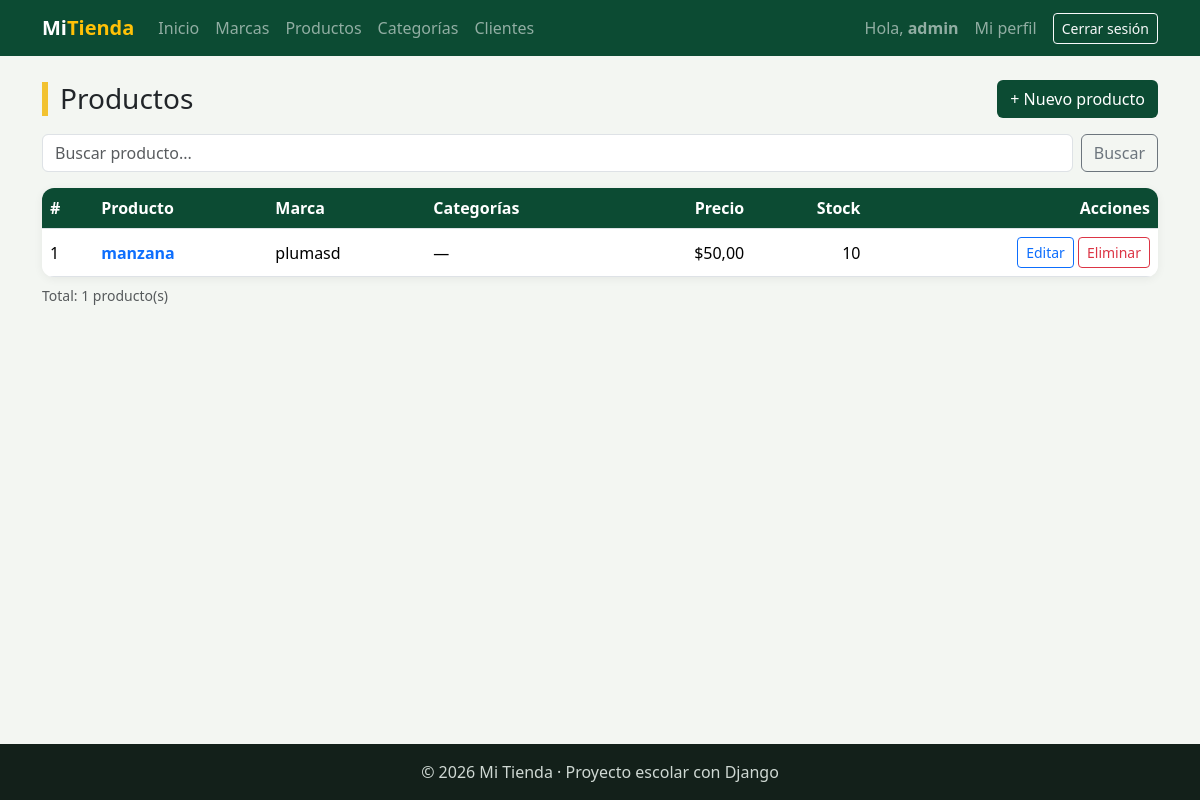
The app's page /facturacion/productos/ (signed in), older data.
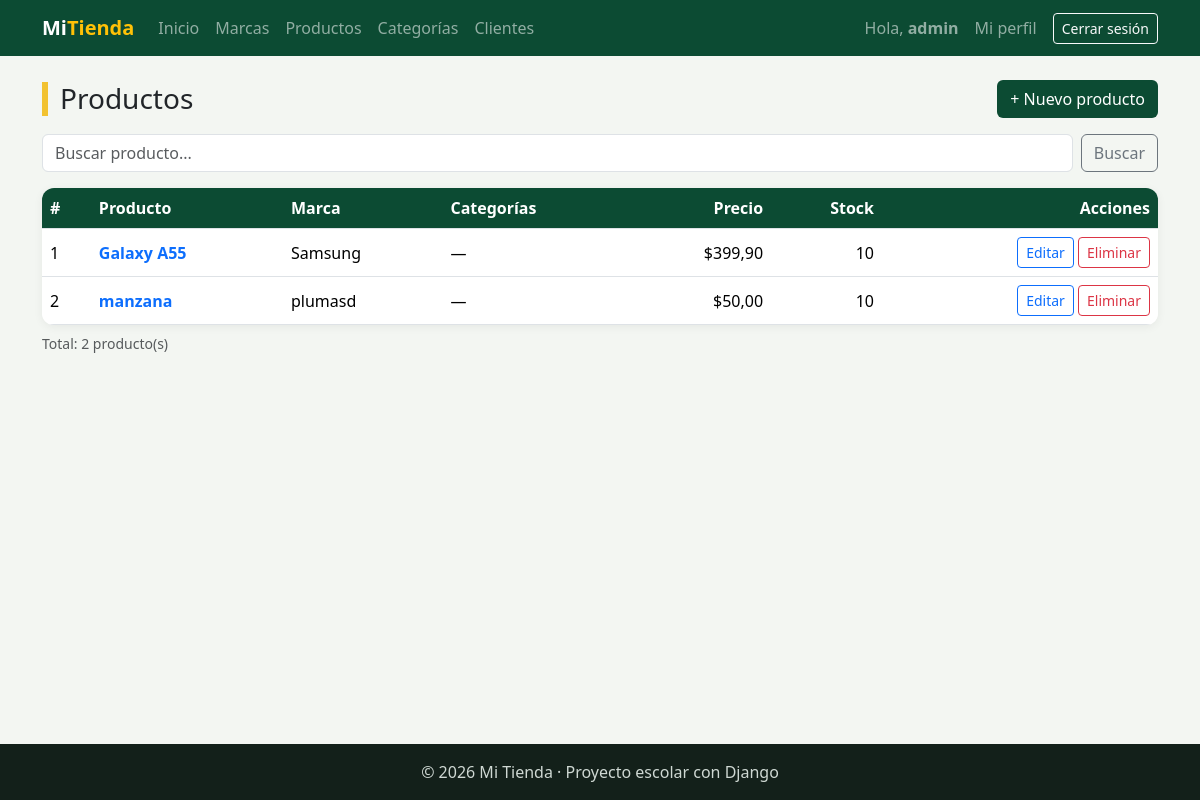
The same page, newer data.
### facturacion/models.py (models this page shows, shortened)
class Producto(models.Model):
    nombre = models.CharField(max_length=100)
    descripcion = models.TextField("Descripción", blank=True)
    precio = models.DecimalField(                # DecimalField = número EXACTO con decimales (para dinero)
        max_digits=10,                           #   10 dígitos en total...
        decimal_places=2,                        #   ...de los cuales 2 son decimales → hasta 99 999 999.99
    )
    stock = models.PositiveIntegerField(default=0)   # Entero que no puede ser negativo
    marca = models.ForeignKey(
        Marca,                                   # ¿A qué modelo apunta? A Marca
        on_delete=models.PROTECT,                # ¿Qué pasa si borran la marca? PROTECT: no lo permite si tiene productos
        related_name="productos",                # Nombre del camino de vuelta: marca.productos.all()
    )
    categorias = models.ManyToManyField(
        Categoria,                               # ¿Con qué modelo? Con Categoria
        related_name="productos",                # Camino de vuelta: categoria.productos.all()
        blank=True,                              # Se puede guardar un producto sin categorías
    )                                            # Sin on_delete: si borras una categoría, solo se borran sus pares
    activo = models.BooleanField(default=True)
    fecha_creacion = models.DateTimeField(auto_now_add=True)   # auto_now_add: guarda la fecha y hora al CREAR (sola)
    class Meta:
        verbose_name = "Producto"
        verbose_name_plural = "Productos"
        ordering = ["nombre"]

class Marca(models.Model):
    nombre = models.CharField(max_length=60, unique=True)   # Nombre único: no se repite
    pais_origen = models.CharField(
        "País de origen",                        # 1er dato sin nombre = etiqueta bonita (verbose_name) para formularios
        max_length=60,
        blank=True,                              # opcional en el formulario
    )
    activo = models.BooleanField(default=True)   # Para "desactivar" en vez de borrar
    class Meta:
        verbose_name = "Marca"
        verbose_name_plural = "Marcas"
        ordering = ["nombre"]

### facturacion/views.py (the view)
# urls.py: path("productos/", views.producto_lista, name="producto_lista"),   # /facturacion/productos/    path("productos/crear/", views.ProductoCreateView.as_view(), name="producto_crear"),
@login_required
def producto_lista(request):                               # READ: lista de productos con buscador y páginas
    q = request.GET.get("q", "")                           # 1. Texto del buscador: /productos/?q=laptop (si no hay, "")
    productos = (                                          # 2. Pedimos los productos a la base de datos
        Producto.objects
        .select_related("marca")                           #    1:N → trae la marca en la MISMA consulta (JOIN)
        .prefetch_related("categorias")                    #    N:M → trae todas las categorías en UNA consulta extra
    )                                                      #    Sin estas 2 líneas la tabla haría 2 consultas POR CADA producto
    if q:                                                  # 3. Si escribió algo en el buscador...
        productos = productos.filter(nombre__icontains=q)  #    ...dejamos solo los que contienen ese texto
    paginador = Paginator(productos, 5)                    # 4. Corta la lista de 5 en 5
    numero = request.GET.get("page")                       # 5. ¿Qué página pidió? /productos/?page=2 (si no hay, None)
    page_obj = paginador.get_page(numero)                  # 6. Esa página. Si piden ?page=abc da la 1; si piden ?page=99, la última
    contexto = {
        "titulo": "Productos",                             # → {{ titulo }}
        "page_obj": page_obj,                              # → {% for producto in page_obj %} (solo trae los 5 de esta página)
        "q": q,                                            # → para que el buscador no se borre
    }
    return render(request, "facturacion/producto_lista.html", contexto)                              # 4. Entregamos todo junto

### facturacion/templates/facturacion/producto_lista.html (shortened to what this page needs)
{% extends "base.html" %}
{% block contenido %}
<div class="d-flex justify-content-between align-items-center flex-wrap gap-2 mb-3">
    <h1 class="h3 titulo-pagina m-0">{{ titulo }}</h1>
    <a href="{% url 'facturacion:producto_crear' %}" class="btn btn-verde">+ Nuevo producto</a>
</div>
<form method="get" class="d-flex gap-2 mb-3">
    <input type="text" name="q" value="{{ q }}" class="form-control" placeholder="Buscar producto...">
    <button type="submit" class="btn btn-outline-secondary">Buscar</button>
</form>
<div class="tarjeta p-0 table-responsive">
    <table class="table table-hover align-middle m-0">
        <thead>
            <tr><th>#</th><th>Producto</th><th>Marca</th><th>Categorías</th><th class="text-end">Precio</th><th class="text-end">Stock</th><th class="text-end">Acciones</th></tr>
        </thead>
        <tbody>
            {% for producto in page_obj %}
            <tr>
                <td>{{ page_obj.start_index|add:forloop.counter0 }}</td>
                <td>
                    <a href="{% url 'facturacion:producto_detalle' producto.pk %}" class="fw-semibold text-decoration-none">{{ producto.nombre }}</a>
                </td>
                <td>{{ producto.marca.nombre }}</td>
                <td>
                    {% for categoria in producto.categorias.all %}
                        <span class="badge bg-light text-dark border">{{ categoria.nombre }}</span>
                    {% empty %}—{% endfor %}
                </td>
                <td class="text-end">${{ producto.precio }}</td>
                <td class="text-end">
                    {% if producto.stock < 5 %}
                        <span class="badge bg-danger">{{ producto.stock }}</span>
                    {% else %}
                        {{ producto.stock }}
                    {% endif %}
                </td>
                <td class="text-end text-nowrap">
                    <a href="{% url 'facturacion:producto_editar' producto.pk %}" class="btn btn-sm btn-outline-primary">Editar</a>
                    <a href="{% url 'facturacion:producto_eliminar' producto.pk %}" class="btn btn-sm btn-outline-danger">Eliminar</a>
                </td>
            </tr>
            {% empty %}
            <tr><td colspan="7" class="text-center text-muted py-4">No hay productos.</td></tr>
            {% endfor %}
        </tbody>
    </table>
</div>
<p class="text-muted small mt-2">Total: {{ page_obj.paginator.count }} producto(s)</p>
{% endblock %}

Row changes from the older to the newer data that the page shows:
added Producto: start_index|add "1", nombre "Galaxy A55", marca.nombre "Samsung", precio "399,90", stock "10"
computed for Producto "manzana": start_index|add "1" → "2"
Text that changed along with them:
{{ page_obj.paginator.count }}: "1" → "2"
